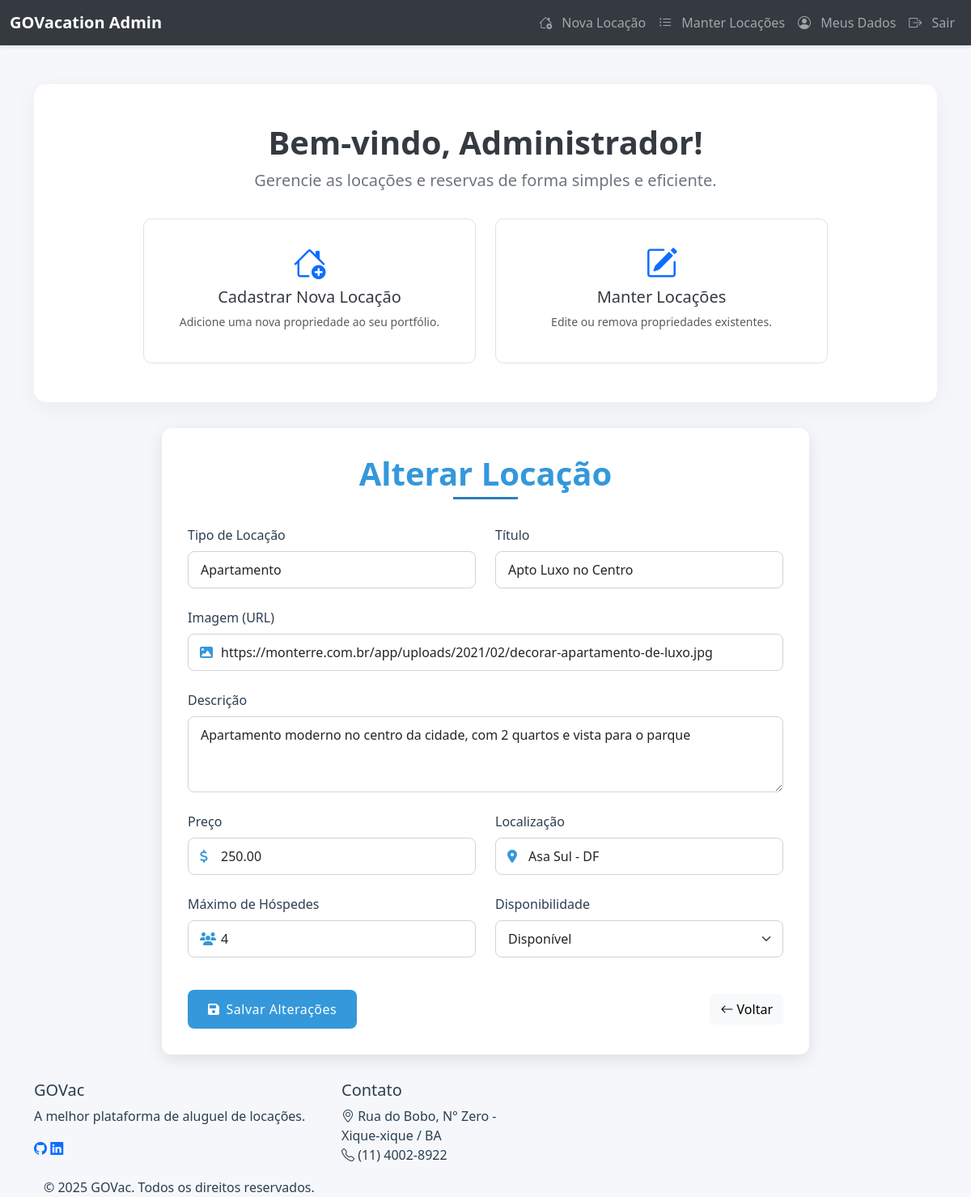
Screenshot of /AlterarLocs.php?idloc=2 (signed in) with the database file from the repository.
### tables this page shows
create table if not exists locacoes (
	idloc int auto_increment not null,
    tipoloc varchar(20) not null,
	titulo varchar(255) not null,
    imagem varchar(255) not null,
    descr varchar(255) not null,
	preco decimal(10,2) not null,
	localizacao varchar(100) not null,
    qtdhospedes int not null,
	disp varchar(15) not null,
    primary key (idloc)
);

### AlterarLocs.php (the view, shortened to what this page needs)
<?php
include 'IndexAdm.php';
$idloc = $_GET['idloc'];
$pdo = Conexao::getInstance();
try {
    $sql = "SELECT * FROM locacoes WHERE idloc = :idloc";
    $stmt = $pdo->prepare($sql);
    $stmt->bindValue(':idloc', $idloc, PDO::PARAM_INT);
    $stmt->execute();
    $loc = $stmt->fetch(PDO::FETCH_ASSOC);
} catch (PDOException $e) {
    die("<div class='container mt-5'><div class='alert alert-danger'>Erro na consulta: " . $e->getMessage() . "</div></div>");
}
?>
<!DOCTYPE html>
<html lang="pt-br">
<head>
    <link href="https://cdn.jsdelivr.net/npm/bootstrap@5.3.3/dist/css/bootstrap.min.css" rel="stylesheet">
    <link rel="stylesheet" href="https://cdnjs.cloudflare.com/ajax/libs/font-awesome/6.4.0/css/all.min.css">
    <link rel="stylesheet" href="https://cdn.jsdelivr.net/npm/bootstrap-icons@1.10.0/font/bootstrap-icons.css">
</head>
<body>
    <div class="container">
        <div class="card-form-container">
            <h1 class="form-title">Alterar Locação</h1>
            <form id="alterarForm" method="POST" action="./controller/ControleLocs.php?ACAO=alterarLocs">
                <div class="row">
                    <div class="col-md-6 form-group">
                        <label for="tipoloc" class="form-label">Tipo de Locação</label>
                        <input type="text" class="form-control" id="tipoloc" name="tipoloc" value="<?php echo htmlspecialchars($loc['tipoloc']); ?>" required>
                    </div>
                    <div class="col-md-6 form-group">
                        <label for="titulo" class="form-label">Título</label>
                        <input type="text" class="form-control" id="titulo" name="titulo" value="<?php echo htmlspecialchars($loc['titulo']); ?>" required>
                    </div>
                </div>
                <div class="form-group">
                    <label for="imagem" class="form-label">Imagem (URL)</label>
                    <div class="input-icon">
                        <i class="fas fa-image"></i>
                        <input type="url" class="form-control" id="imagem" name="imagem" value="<?php echo htmlspecialchars($loc['imagem']); ?>" required>
                    </div>
                </div>
                <div class="form-group">
                    <label for="descr" class="form-label">Descrição</label>
                    <textarea class="form-control" id="descr" name="descr" rows="3" required><?php echo htmlspecialchars($loc['descr']); ?></textarea>
                </div>
                <div class="row">
                    <div class="col-md-6 form-group">
                        <label for="preco" class="form-label">Preço</label>
                        <div class="input-icon">
                            <i class="fas fa-dollar-sign"></i>
                            <input type="number" step="0.01" class="form-control" id="preco" name="preco" value="<?php echo htmlspecialchars($loc['preco']); ?>" required>
                        </div>
                    </div>
                    <div class="col-md-6 form-group">
                        <label for="localizacao" class="form-label">Localização</label>
                        <div class="input-icon">
                            <i class="fas fa-map-marker-alt"></i>
                            <input type="text" class="form-control" id="localizacao" name="localizacao" value="<?php echo htmlspecialchars($loc['localizacao']); ?>" required>
                        </div>
                    </div>
                </div>
                <div class="row">
                    <div class="col-md-6 form-group">
                        <label for="qtdhospedes" class="form-label">Máximo de Hóspedes</label>
                        <div class="input-icon">
                            <i class="fas fa-users"></i>
                            <input type="number" class="form-control" id="qtdhospedes" name="qtdhospedes" value="<?php echo htmlspecialchars($loc['qtdhospedes']); ?>" required min="1">
                        </div>
                    </div>
                    <div class="col-md-6 form-group">
                        <label for="disp" class="form-label">Disponibilidade</label>
                        <select class="form-select" id="disp" name="disp" required>
                            <option value="Disponível" <?php echo ($loc['disp'] == 'Disponível') ? 'selected' : ''; ?>>Disponível</option>
                        </select>
                    </div>
                </div>
                <div class="d-flex justify-content-between align-items-center">
                    <button type="submit" class="btn btn-primary btn-submit">
                        <i class="fas fa-save me-2"></i>Salvar Alterações
                    </button>
                    <a href="ListarLocs.php" class="btn btn-light btn-voltar">
                        <i class="bi bi-arrow-left"></i> Voltar
                    </a>
                </div>
            </form>
        </div>
    </div>
    <?php include 'footer.php'; ?>
</body>
</html>

### IndexAdm.php (shortened to what this page needs)
<?php
$nomeUsuario = $_SESSION['nome'] ?? 'Admin';
?>
<!DOCTYPE html>
<html lang="pt-BR">
<head>
    <link href="https://cdn.jsdelivr.net/npm/bootstrap@5.3.3/dist/css/bootstrap.min.css" rel="stylesheet">
    <link rel="stylesheet" href="https://cdn.jsdelivr.net/npm/bootstrap-icons@1.10.0/font/bootstrap-icons.css">
</head>
<body>
    <nav class="navbar navbar-expand-lg navbar-dark">
        <div class="container-fluid">
            <a class="navbar-brand" href="IndexAdm.php">GOVacation Admin</a>
            <div class="collapse navbar-collapse" id="navbarNav">
                <ul class="navbar-nav ms-auto">
                    <li class="nav-item">
                        <a class="nav-link" href="CadLocs.php"><i class="bi bi-house-add"></i> Nova Locação</a>
                    </li>
                    <li class="nav-item">
                        <a class="nav-link" href="ListarLocs.php"><i class="bi bi-list-ul"></i> Manter Locações</a>
                    </li>
                    <li class="nav-item">
                        <a class="nav-link" href="AlterarUser.php"><i class="bi bi-person-circle"></i> Meus Dados</a>
                    </li>
                    <li class="nav-item">
                        <a class="nav-link" href="logout.php"><i class="bi bi-box-arrow-right"></i> Sair</a>
                    </li>
                </ul>
            </div>
        </div>
    </nav>
    <div class="container">
        <div class="welcome-panel text-center">
            <h1>Bem-vindo, <?php echo htmlspecialchars($nomeUsuario); ?>!</h1>
            <p class="lead">Gerencie as locações e reservas de forma simples e eficiente.</p>
            <div class="row justify-content-center g-4">
                <div class="col-md-5">
                    <a href="CadLocs.php" class="action-card d-block">
                        <i class="bi bi-house-add"></i>
                        <h5>Cadastrar Nova Locação</h5>
                        <p class="text-muted small">Adicione uma nova propriedade ao seu portfólio.</p>
                    </a>
                </div>
                <div class="col-md-5">
                    <a href="ListarLocs.php" class="action-card d-block">
                        <i class="bi bi-pencil-square"></i>
                        <h5>Manter Locações</h5>
                        <p class="text-muted small">Edite ou remova propriedades existentes.</p>
                    </a>
                </div>
            </div>
        </div>
    </div>
</body>
</html>

### footer.php
<footer class="footer">
    <div class="container">
        <div class="row">
            <div class="col-md-4 mb-4 mb-md-0">
                <h5 class="footer-title">GOVac</h5>
                <p>A melhor plataforma de aluguel de locações.</p>
                <div class="social-icons">
                    <a href="https://github.com/akirar0n"><i class="bi bi-github"></i></a>
                    <a href="https://www.linkedin.com/in/roneyvilanovadossantos/"><i class="bi bi-linkedin"></i></a>
                </div>
            </div>
            <div class="col-md-3 mb-4 mb-md-0">
                <h5 class="footer-title">Contato</h5>
                <ul class="list-unstyled">
                    <li><i class="bi bi-geo-alt"></i> Rua do Bobo, N° Zero - <br> Xique-xique / BA</li>
                    <li><i class="bi bi-telephone"></i> (11) 4002-8922 </li>
                </ul>
            </div>
        </div>
        <div class="copyright">
            <div class="container">
                <p class="mb-0">&copy; 2025 GOVac. Todos os direitos reservados.</p>
            </div>
        </div>
    </div>
</footer>

### IndexAdm.php (style rules this page uses)
body { background-color: #f8f9fa; }
.navbar { background-color: #343a40; box-shadow: 0 2px 4px rgba(0,0,0,0.1); }
.navbar-brand { font-weight: bold; }
.nav-link i { margin-right: 0.5rem; }
.welcome-panel { background: white; padding: 3rem; border-radius: 15px; box-shadow: 0 8px 30px rgba(0, 0, 0, 0.05); margin-top: 3rem; }
.welcome-panel h1 { font-weight: 700; color: #343a40; }
.welcome-panel .lead { color: #6c757d; margin-bottom: 2rem; }
.action-card { text-align: center; padding: 1.5rem; border: 1px solid #dee2e6; border-radius: 10px; transition: all 0.3s ease; text-decoration: none; color: #343a40; }
.action-card i { font-size: 2.5rem; margin-bottom: 1rem; color: #0d6efd; }

### AlterarLocs.php (style rules this page uses)
:root { --primary-color: #3498db; --secondary-color: #2980b9; --accent-color: #e74c3c; --light-bg: #f8f9fa; --dark-text: #2c3e50; --light-text: #ecf0f1; }
body { background-color: #f5f7fa; font-family: 'Segoe UI', Tahoma, Geneva, Verdana, sans-serif; color: var(--dark-text); }
.card-form-container { max-width: 800px; margin: 2rem auto; padding: 2rem; box-shadow: 0 6px 20px rgba(0, 0, 0, 0.1); border-radius: 12px; background: white; }
.form-title { color: var(--primary-color); text-align: center; margin-bottom: 2rem; font-weight: 600; position: relative; padding-bottom: 0.5rem; }
.form-title:after { content: ''; position: absolute; bottom: 0; left: 50%; transform: translateX(-50%); width: 80px; height: 3px; background: var(--secondary-color); }
.form-label { font-weight: 500; color: var(--dark-text); margin-bottom: 0.5rem; }
.form-control, .form-select { border-radius: 8px; padding: 10px 15px; border: 1px solid #ced4da; transition: all 0.3s; }
.btn-submit { background-color: var(--primary-color); border: none; padding: 12px 25px; font-weight: 500; letter-spacing: 0.5px; border-radius: 8px; transition: all 0.3s; width: auto; margin-top: 1rem; }
.btn-voltar { margin-top: 1rem; }
.form-group { margin-bottom: 1.5rem; }
.input-icon { position: relative; }
.input-icon .form-control { padding-left: 40px; }
.input-icon i { position: absolute; left: 15px; top: 50%; transform: translateY(-50%); color: var(--primary-color); }

### rows the page displays
locacoes: tipoloc "Apartamento", titulo "Apto Luxo no Centro", imagem "https://monterre.com.br/app/uploads/2021/02/decorar-apartamento-de-luxo.jpg", descr "Apartamento moderno no centro da cidade, com 2 quartos e vista para o parque", preco "250.00", localizacao "Asa Sul - DF", qtdhospedes "4", disp "Disponível"

### other values shown
$nomeUsuario "Administrador"
